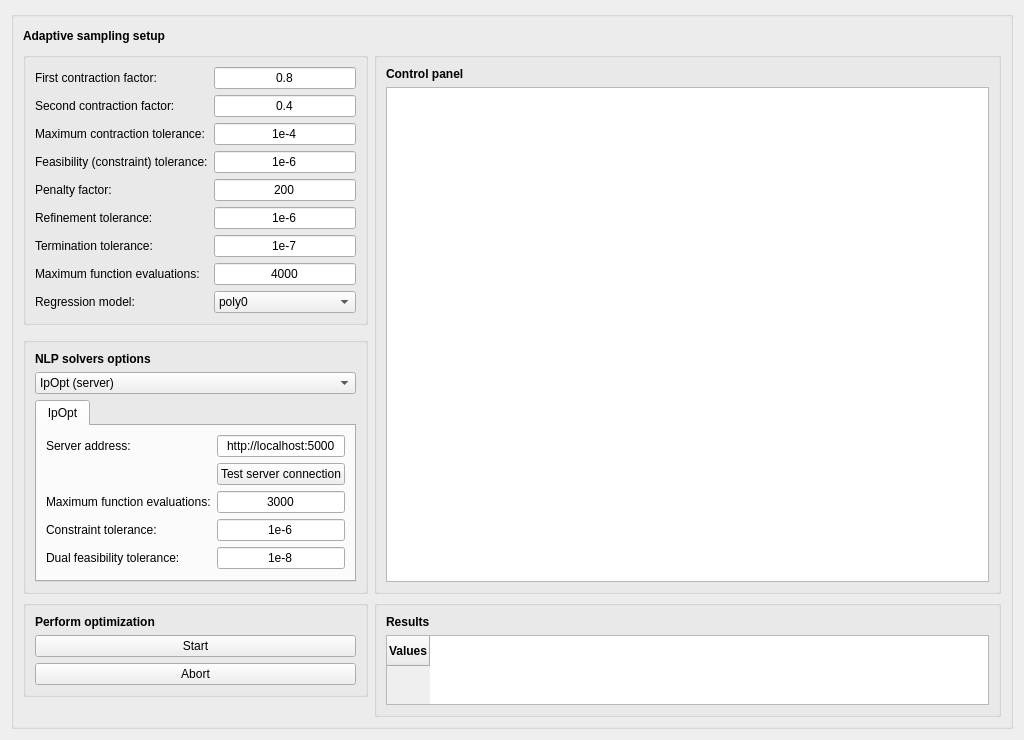
<?xml version="1.0" encoding="UTF-8"?>
<ui version="4.0">
 <class>Form</class>
 <widget class="QWidget" name="Form">
  <property name="geometry">
   <rect>
    <x>0</x>
    <y>0</y>
    <width>1024</width>
    <height>720</height>
   </rect>
  </property>
  <property name="windowTitle">
   <string>Form</string>
  </property>
  <layout class="QGridLayout" name="gridLayout">
   <item row="0" column="0">
    <widget class="QGroupBox" name="groupBox">
     <property name="title">
      <string/>
     </property>
     <layout class="QGridLayout" name="gridLayout_2">
      <item row="4" column="0">
       <widget class="QGroupBox" name="groupBox_3">
        <property name="sizePolicy">
         <sizepolicy hsizetype="Preferred" vsizetype="Preferred">
          <horstretch>0</horstretch>
          <verstretch>0</verstretch>
         </sizepolicy>
        </property>
        <property name="maximumSize">
         <size>
          <width>350</width>
          <height>16777215</height>
         </size>
        </property>
        <property name="title">
         <string/>
        </property>
        <layout class="QGridLayout" name="gridLayout_3">
         <item row="0" column="0">
          <widget class="QLabel" name="label_9">
           <property name="sizePolicy">
            <sizepolicy hsizetype="Preferred" vsizetype="Fixed">
             <horstretch>0</horstretch>
             <verstretch>0</verstretch>
            </sizepolicy>
           </property>
           <property name="font">
            <font>
             <weight>75</weight>
             <bold>true</bold>
            </font>
           </property>
           <property name="text">
            <string>Perform optimization</string>
           </property>
          </widget>
         </item>
         <item row="1" column="0">
          <widget class="QPushButton" name="startOptPushButton">
           <property name="text">
            <string>Start</string>
           </property>
          </widget>
         </item>
         <item row="2" column="0">
          <widget class="QPushButton" name="abortOptPushButton">
           <property name="text">
            <string>Abort</string>
           </property>
          </widget>
         </item>
        </layout>
       </widget>
      </item>
      <item row="3" column="0">
       <widget class="QGroupBox" name="groupBox_5">
        <property name="sizePolicy">
         <sizepolicy hsizetype="Preferred" vsizetype="Preferred">
          <horstretch>0</horstretch>
          <verstretch>0</verstretch>
         </sizepolicy>
        </property>
        <property name="maximumSize">
         <size>
          <width>350</width>
          <height>16777215</height>
         </size>
        </property>
        <property name="title">
         <string/>
        </property>
        <layout class="QGridLayout" name="gridLayout_5">
         <item row="2" column="0">
          <widget class="QTabWidget" name="tabWidget">
           <property name="enabled">
            <bool>true</bool>
           </property>
           <property name="currentIndex">
            <number>0</number>
           </property>
           <widget class="QWidget" name="tab">
            <attribute name="title">
             <string>IpOpt</string>
            </attribute>
            <layout class="QFormLayout" name="formLayout_2">
             <item row="0" column="0">
              <widget class="QLabel" name="label_17">
               <property name="text">
                <string>Server address:</string>
               </property>
              </widget>
             </item>
             <item row="0" column="1">
              <widget class="QLineEdit" name="ipoptAddressLineEdit">
               <property name="text">
                <string>http://localhost:5000</string>
               </property>
               <property name="alignment">
                <set>Qt::AlignCenter</set>
               </property>
              </widget>
             </item>
             <item row="2" column="0">
              <widget class="QLabel" name="label_13">
               <property name="text">
                <string>Maximum function evaluations:</string>
               </property>
              </widget>
             </item>
             <item row="2" column="1">
              <widget class="QLineEdit" name="ipoptMaxFunEvalsLineEdit">
               <property name="text">
                <string>3000</string>
               </property>
               <property name="alignment">
                <set>Qt::AlignCenter</set>
               </property>
              </widget>
             </item>
             <item row="3" column="0">
              <widget class="QLabel" name="label_14">
               <property name="text">
                <string>Constraint tolerance:</string>
               </property>
              </widget>
             </item>
             <item row="3" column="1">
              <widget class="QLineEdit" name="ipoptConTolLineEdit">
               <property name="text">
                <string>1e-6</string>
               </property>
               <property name="alignment">
                <set>Qt::AlignCenter</set>
               </property>
              </widget>
             </item>
             <item row="4" column="0">
              <widget class="QLabel" name="label_16">
               <property name="text">
                <string>Dual feasibility tolerance:</string>
               </property>
              </widget>
             </item>
             <item row="4" column="1">
              <widget class="QLineEdit" name="ipoptDualFeasLineEdit">
               <property name="text">
                <string>1e-8</string>
               </property>
               <property name="alignment">
                <set>Qt::AlignCenter</set>
               </property>
              </widget>
             </item>
             <item row="1" column="1">
              <widget class="QPushButton" name="ipoptTestConnectionPushButton">
               <property name="text">
                <string>Test server connection</string>
               </property>
              </widget>
             </item>
            </layout>
           </widget>
          </widget>
         </item>
         <item row="0" column="0">
          <widget class="QLabel" name="label_12">
           <property name="font">
            <font>
             <weight>75</weight>
             <bold>true</bold>
            </font>
           </property>
           <property name="text">
            <string>NLP solvers options</string>
           </property>
          </widget>
         </item>
         <item row="1" column="0">
          <widget class="QComboBox" name="comboBox">
           <property name="currentIndex">
            <number>1</number>
           </property>
           <item>
            <property name="text">
             <string>Choose NLP solver</string>
            </property>
           </item>
           <item>
            <property name="text">
             <string>IpOpt (server)</string>
            </property>
           </item>
          </widget>
         </item>
        </layout>
       </widget>
      </item>
      <item row="1" column="0">
       <widget class="QGroupBox" name="groupBox_2">
        <property name="sizePolicy">
         <sizepolicy hsizetype="Preferred" vsizetype="Preferred">
          <horstretch>0</horstretch>
          <verstretch>0</verstretch>
         </sizepolicy>
        </property>
        <property name="maximumSize">
         <size>
          <width>350</width>
          <height>16777215</height>
         </size>
        </property>
        <property name="title">
         <string/>
        </property>
        <layout class="QFormLayout" name="formLayout">
         <item row="0" column="0">
          <widget class="QLabel" name="label_2">
           <property name="text">
            <string>First contraction factor:</string>
           </property>
          </widget>
         </item>
         <item row="0" column="1">
          <widget class="QLineEdit" name="firstFactorLineEdit">
           <property name="text">
            <string>0.8</string>
           </property>
           <property name="alignment">
            <set>Qt::AlignCenter</set>
           </property>
          </widget>
         </item>
         <item row="1" column="0">
          <widget class="QLabel" name="label_3">
           <property name="text">
            <string>Second contraction factor:</string>
           </property>
          </widget>
         </item>
         <item row="1" column="1">
          <widget class="QLineEdit" name="secondFactorLineEdit">
           <property name="text">
            <string>0.4</string>
           </property>
           <property name="alignment">
            <set>Qt::AlignCenter</set>
           </property>
          </widget>
         </item>
         <item row="2" column="0">
          <widget class="QLabel" name="label_4">
           <property name="text">
            <string>Maximum contraction tolerance:</string>
           </property>
          </widget>
         </item>
         <item row="2" column="1">
          <widget class="QLineEdit" name="tolContractLineEdit">
           <property name="text">
            <string>1e-4</string>
           </property>
           <property name="alignment">
            <set>Qt::AlignCenter</set>
           </property>
          </widget>
         </item>
         <item row="3" column="0">
          <widget class="QLabel" name="label_5">
           <property name="text">
            <string>Feasibility (constraint) tolerance:</string>
           </property>
          </widget>
         </item>
         <item row="3" column="1">
          <widget class="QLineEdit" name="conTolLineEdit">
           <property name="text">
            <string>1e-6</string>
           </property>
           <property name="alignment">
            <set>Qt::AlignCenter</set>
           </property>
          </widget>
         </item>
         <item row="4" column="0">
          <widget class="QLabel" name="label_6">
           <property name="text">
            <string>Penalty factor:</string>
           </property>
          </widget>
         </item>
         <item row="4" column="1">
          <widget class="QLineEdit" name="penaltyFactorLineEdit">
           <property name="text">
            <string>200</string>
           </property>
           <property name="alignment">
            <set>Qt::AlignCenter</set>
           </property>
          </widget>
         </item>
         <item row="5" column="0">
          <widget class="QLabel" name="label_7">
           <property name="text">
            <string>Refinement tolerance:</string>
           </property>
          </widget>
         </item>
         <item row="5" column="1">
          <widget class="QLineEdit" name="tol1LineEdit">
           <property name="text">
            <string>1e-6</string>
           </property>
           <property name="alignment">
            <set>Qt::AlignCenter</set>
           </property>
          </widget>
         </item>
         <item row="6" column="0">
          <widget class="QLabel" name="label_8">
           <property name="text">
            <string>Termination tolerance:</string>
           </property>
          </widget>
         </item>
         <item row="6" column="1">
          <widget class="QLineEdit" name="tol2LineEdit">
           <property name="text">
            <string>1e-7</string>
           </property>
           <property name="alignment">
            <set>Qt::AlignCenter</set>
           </property>
          </widget>
         </item>
         <item row="7" column="0">
          <widget class="QLabel" name="label_11">
           <property name="text">
            <string>Maximum function evaluations:</string>
           </property>
          </widget>
         </item>
         <item row="7" column="1">
          <widget class="QLineEdit" name="maxFunEvalsLineEdit">
           <property name="text">
            <string>4000</string>
           </property>
           <property name="alignment">
            <set>Qt::AlignCenter</set>
           </property>
          </widget>
         </item>
         <item row="8" column="0">
          <widget class="QLabel" name="label_18">
           <property name="text">
            <string>Regression model:</string>
           </property>
          </widget>
         </item>
         <item row="8" column="1">
          <widget class="QComboBox" name="regrpolyComboBox">
           <item>
            <property name="text">
             <string>poly0</string>
            </property>
           </item>
           <item>
            <property name="text">
             <string>poly1</string>
            </property>
           </item>
           <item>
            <property name="text">
             <string>poly2</string>
            </property>
           </item>
          </widget>
         </item>
        </layout>
       </widget>
      </item>
      <item row="5" column="0">
       <spacer name="verticalSpacer_2">
        <property name="orientation">
         <enum>Qt::Vertical</enum>
        </property>
        <property name="sizeType">
         <enum>QSizePolicy::MinimumExpanding</enum>
        </property>
        <property name="sizeHint" stdset="0">
         <size>
          <width>20</width>
          <height>10</height>
         </size>
        </property>
       </spacer>
      </item>
      <item row="0" column="0">
       <widget class="QLabel" name="label">
        <property name="sizePolicy">
         <sizepolicy hsizetype="Preferred" vsizetype="Fixed">
          <horstretch>0</horstretch>
          <verstretch>0</verstretch>
         </sizepolicy>
        </property>
        <property name="maximumSize">
         <size>
          <width>350</width>
          <height>16777215</height>
         </size>
        </property>
        <property name="font">
         <font>
          <weight>75</weight>
          <bold>true</bold>
         </font>
        </property>
        <property name="text">
         <string>Adaptive sampling setup</string>
        </property>
       </widget>
      </item>
      <item row="0" column="1">
       <spacer name="horizontalSpacer">
        <property name="orientation">
         <enum>Qt::Horizontal</enum>
        </property>
        <property name="sizeHint" stdset="0">
         <size>
          <width>40</width>
          <height>20</height>
         </size>
        </property>
       </spacer>
      </item>
      <item row="1" column="1" rowspan="3" colspan="2">
       <widget class="QGroupBox" name="groupBox_4">
        <property name="title">
         <string/>
        </property>
        <layout class="QGridLayout" name="gridLayout_4">
         <item row="1" column="0">
          <widget class="QTextBrowser" name="controlPanelTextBrowser"/>
         </item>
         <item row="0" column="0">
          <widget class="QLabel" name="label_10">
           <property name="font">
            <font>
             <weight>75</weight>
             <bold>true</bold>
            </font>
           </property>
           <property name="text">
            <string>Control panel</string>
           </property>
          </widget>
         </item>
        </layout>
       </widget>
      </item>
      <item row="0" column="2">
       <spacer name="horizontalSpacer_2">
        <property name="orientation">
         <enum>Qt::Horizontal</enum>
        </property>
        <property name="sizeHint" stdset="0">
         <size>
          <width>40</width>
          <height>20</height>
         </size>
        </property>
       </spacer>
      </item>
      <item row="4" column="1" rowspan="2" colspan="2">
       <widget class="QGroupBox" name="groupBox_6">
        <property name="title">
         <string/>
        </property>
        <layout class="QGridLayout" name="gridLayout_6">
         <item row="0" column="0">
          <widget class="QLabel" name="label_15">
           <property name="font">
            <font>
             <weight>75</weight>
             <bold>true</bold>
            </font>
           </property>
           <property name="text">
            <string>Results</string>
           </property>
          </widget>
         </item>
         <item row="1" column="0">
          <widget class="QTableWidget" name="resultsTableWidget">
           <row>
            <property name="text">
             <string>Values</string>
            </property>
            <property name="font">
             <font>
              <weight>75</weight>
              <bold>true</bold>
             </font>
            </property>
           </row>
          </widget>
         </item>
        </layout>
       </widget>
      </item>
     </layout>
    </widget>
   </item>
  </layout>
 </widget>
 <resources/>
 <connections/>
</ui>
